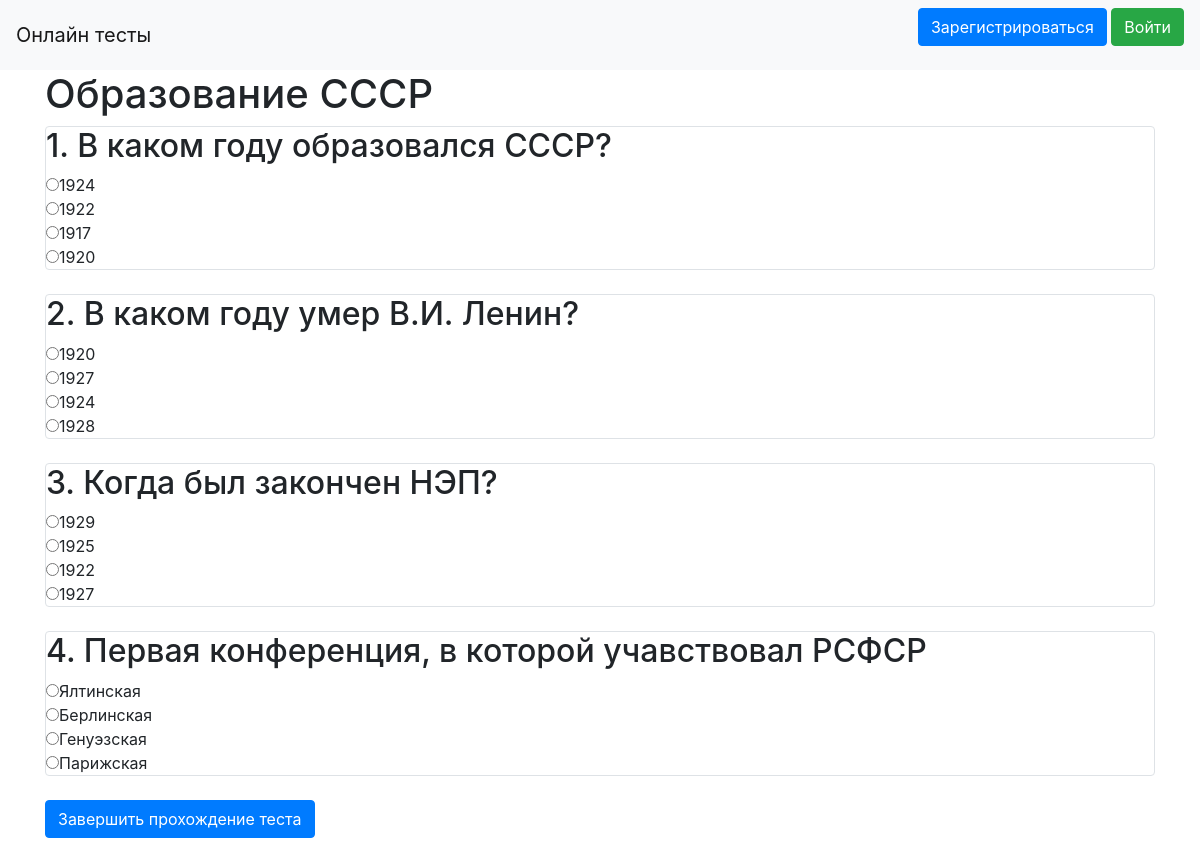
/pass_test/10, run on the app's committed database.
### tables this page shows
CREATE TABLE tests (id INTEGER UNIQUE PRIMARY KEY AUTOINCREMENT NOT NULL, title STRING NOT NULL, user_id INTEGER NOT NULL REFERENCES users (id));

CREATE TABLE questions (id INTEGER PRIMARY KEY AUTOINCREMENT NOT NULL UNIQUE, title STRING NOT NULL, answer_a STRING NOT NULL, answer_b STRING, answer_c STRING, answer_d STRING, correct_answer INTEGER NOT NULL, test_id INTEGER REFERENCES tests (id) NOT NULL);

### main.py (the view, shortened to what this page needs)
@app.route('/pass_test/<int:test_id>', methods=['GET', 'POST'])
def pass_test(test_id):
    test_info = db_functions.select_test(test_id)
    test = Test(test_info[TEST_TITLE], test_info[USER_ID])
    questions = get_questions_in_test(test_id)
    return render_template('pass_test.html', title='Прохождение теста',
                           test=test, current_user=current_user, questions=questions)

### data/db_functions.py (called while the page is built)
def select_user(id):
    query = f"""SELECT * FROM {USERS} WHERE {ID} = {id}"""
    result = cur.execute(query).fetchone()
    user_info = {ID: result[0], NAME: result[1], EMAIL: result[2],
                 PASSWORD: result[3], ABOUT: result[4], CREATED_DATE: result[5]}
    return user_info

def get_test_id(title, user_id):
    query = f"""SELECT {ID} FROM {TESTS}
                WHERE {TEST_TITLE} = '{title}' AND {USER_ID} = '{user_id}'"""
    test_id = cur.execute(query).fetchall()
    if test_id:
        return test_id[0][0]
    return None

def select_test(id):
    query = f"""SELECT * FROM {TESTS} WHERE {ID} = {id}"""
    result = cur.execute(query).fetchone()
    test_info = {ID: result[0], TEST_TITLE: result[1], USER_ID: result[2]}
    return test_info

def get_question_id(title, a, b, c, d, correct, test_id):
    query = f"""SELECT {ID} FROM {QUESTIONS}
                WHERE {QUESTION_TITLE} = '{title}' AND {ANSWER_A} = '{a}' AND
                      {ANSWER_B} = '{b}' AND {ANSWER_C} = '{c}' AND {ANSWER_D} = '{d}' AND
                      {CORRECT_ANSWER} = '{correct}' AND {TEST_ID} = '{test_id}'"""
    question_id = cur.execute(query).fetchall()
    if question_id:
        return question_id[0][0]
    return None

def select_questions_in_test(test_id):
    query = f"""SELECT * FROM {QUESTIONS} WHERE {TEST_ID} = {test_id}"""
    questions = cur.execute(query).fetchall()
    result = []
    for question in questions:
        result.append({ID: question[0], QUESTION_TITLE: question[1], ANSWER_A: question[2],
                       ANSWER_B: question[3], ANSWER_C: question[4], ANSWER_D: question[5],
                       CORRECT_ANSWER: question[6], TEST_ID: question[7]})
    return result

### data/question.py (called while the page is built)
    def get_id(self):
        return db_functions.get_question_id(self.title, self.answer_a, self.answer_b,
                                            self.answer_c, self.answer_d, self.correct_answer,
                                            self.test_id)

### data/test.py (called while the page is built)
    def get_id(self):
        return db_functions.get_test_id(self.title, self.user_id)

    def get_user_name(self):
        return db_functions.select_user(self.user_id)[NAME]

### templates/pass_test.html
{% extends "base.html" %}
{% block content %}
<h1>{{ test.title }}</h1>
<form action="" method="post">
    {% for i in range(questions|length) %}
        {% set question = questions[i] %}
        <div class="col-md6 border rounded">
            <h2>{{ i+1 }}. {{ question.title }}</h2>
            <input type="radio" name="{{ i }}" value="1">{{ question.answer_a }}<br>
            <input type="radio" name="{{ i }}" value="2">{{ question.answer_b }}<br>
            <input type="radio" name="{{ i }}" value="3">{{ question.answer_c }}<br>
            <input type="radio" name="{{ i }}" value="4">{{ question.answer_d }}
        </div><br>
    {% endfor %}
    <p>
        <input type="submit" name="submit" value="Завершить прохождение теста" class="btn btn-primary">
    </p>
</form>
{% endblock %}

### data on the page
tests: title "Образование СССР"
questions: title "В каком году образовался СССР?", answer_a "1924", answer_b "1922", answer_c "1917", answer_d "1920"
questions: title "В каком году умер В.И. Ленин?", answer_a "1920", answer_b "1927", answer_c "1924", answer_d "1928"
questions: title "Когда был закончен НЭП?", answer_a "1929", answer_b "1925", answer_c "1922", answer_d "1927"
questions: title "Первая конференция, в которой учавствовал РСФСР", answer_a "Ялтинская", answer_b "Берлинская", answer_c "Генуэзская", answer_d "Парижская"

### other printed values
{{ i+1 }} "1" "2" "3" "4"
